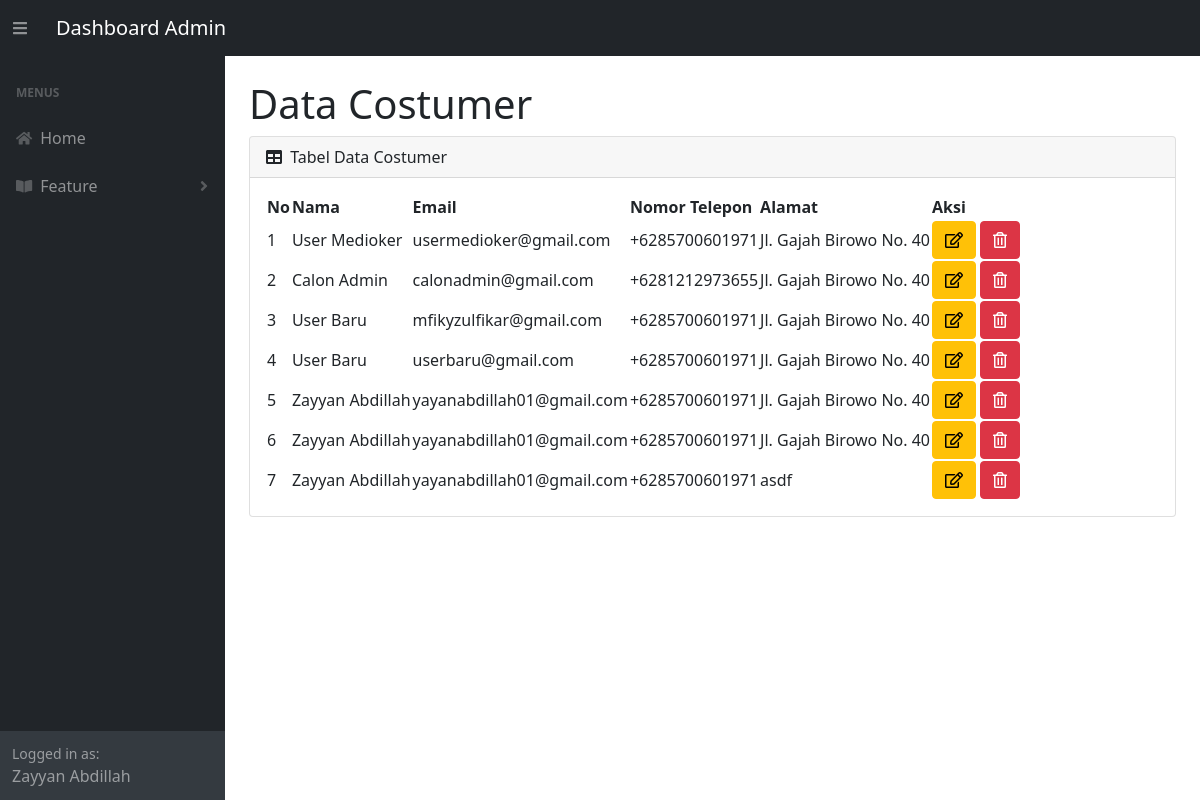
/public/dashboard/costumer (signed in), run on the app's committed database.
### tables this page shows
CREATE TABLE `user` (
  `id_user` int(11) NOT NULL,
  `fullname` varchar(100) NOT NULL,
  `email` varchar(50) NOT NULL,
  `password` varchar(255) NOT NULL,
  `phone` varchar(20) NOT NULL,
  `address` varchar(100) NOT NULL,
  `role` varchar(10) NOT NULL
);

### app/core/Controller.php (called while the page is built, shortened)
<?php
class Controller {
    public function view($view, $data = [])
    {
        require_once '../app/views/' . $view . '.php';
    }
    public function model($model)
    {
        return new $model;
    }
}

### app/controllers/Dashboard.php (called while the page is built, shortened)
<?php
class Dashboard extends Controller {
    public function costumer()
    {
        $data['judul'] = 'Dashboard Admin';
        $data['costumers'] = $this->model('User_model')->getcostumer();
        $data['user'] = $_SESSION['loginData'];
        $this->view('dashboard/costumer', $data);
    }
}

### app/core/App.php (called while the page is built, shortened)
<?php
class App {
    protected $method = 'index';
    protected $params = [];
    public function __construct()
    {
        $url = $this->parseURL();
        if ( file_exists('../app/controllers/' . $url[0] . '.php') ) {
            unset($url[0]);
        }
        $this->controller = new $this->controller;
        if ( isset($url[1]) ) {
            if ( method_exists($this->controller, $url[1]) ) {
                $this->method = $url[1];
            }
        }
        call_user_func_array([$this->controller, $this->method], $this->params);
    }
    public function parseURL() {
        if (isset($_GET['url'])) {
            $url = rtrim($_GET['url'], '/');
            $url = filter_var($url,FILTER_SANITIZE_URL);
            $url = explode('/', $url);
            return $url;
        }
    }
}

### public/index.php (called while the page is built, shortened)
<?php
$app = new App;

### app/core/Database.php (called while the page is built, shortened)
<?php
class Database {
    private $host = DB_HOST;
    private $user = DB_USER;
    private $pass = DB_PASS;
    private $dbname = DB_NAME;
    private $dbh;
    private $stmt;
    public function __construct()
    {
        $dsn = 'mysql:host=' . $this->host . ';dbname=' . $this->dbname;
        $option = [
            PDO::ATTR_PERSISTENT => true,
            PDO::ATTR_ERRMODE => PDO::ERRMODE_EXCEPTION
        ];
        try {
            $this->dbh = new PDO($dsn, $this->user, $this->pass, $option);
        } catch (PDOException $e) {
            die($e->getMessage());
        }
    }
    public function query($query)
    {
        $this->stmt = $this->dbh->prepare($query);
    }
    public function bind($param, $value, $type = null)
    {
        if ( is_null($type) ) {
            switch (true) {
                default :
                    $type = PDO::PARAM_STR;
            }
        }
        $this->stmt->bindValue($param, $value, $type);
    }
    public function execute()
    {
        $this->stmt->execute();
    }
    public function resultSet()
    {
        $this->execute();
        return $this->stmt->fetchAll(PDO::FETCH_ASSOC);
    }
}

### app/models/User_model.php (called while the page is built, shortened)
<?php
class User_model {
    private $table = 'user';
    private $db;
    public function __construct()
    {
        $this->db = new Database ;
    }
    public function getCostumer()
    {
        $this->db->query('SELECT * FROM ' . $this->table . ' WHERE role=:role');
        $this->db->bind('role', 'costumer');
        return $this->db->resultSet();
    }
}

### app/views/dashboard/costumer.php (the view, shortened to what this page needs)
<div id="layoutSidenav_content">
  <main>
    <div class="container-fluid px-4">
      <h1 class="mt-4">Data Costumer</h1>
      <div class="card mb-4">
        <div class="card-header">
          <i class="fas fa-table me-1"></i>
          Tabel Data Costumer
        </div>
          <div class="card-body">
              <table id="datatablesSimple">
                <thead>
                  <tr>
                    <th>No</th>
                    <th>Nama</th>
                    <th>Email</th>
                    <th>Nomor Telepon</th>
                    <th>Alamat</th>
                    <th>Aksi</th>
                  </tr>
                </thead>
                <tbody>
                  <?php $nomor = 1; foreach( $data['costumers'] as $costumer ) : ?>
                    <tr>
                      <td><?= $nomor ?></td>
                      <td><?= $costumer['fullname'] ?></td>
                      <td><?= $costumer['email'] ?></td>
                      <td><?= $costumer['phone'] ?></td>
                      <td><?= $costumer['address'] ?></td>
                      <td>
                          <button class="btn btn-warning">
                            <i class="far fa-edit"></i>
                          </button>
                          <button class="btn btn-danger">
                            <i class="far fa-trash-alt"></i>
                          </button>
                      </td>
                    </tr>
                  <?php $nomor++; endforeach; ?>
                </tbody>
              </table>
          </div>
      </div>
    </div>
  </main>
</div>

### data on the page
user: fullname "User Medioker", email "usermedioker@gmail.com", phone "+6285700601971", address "Jl. Gajah Birowo No. 40"
user: fullname "Calon Admin", email "calonadmin@gmail.com", phone "+6281212973655", address "Jl. Gajah Birowo No. 40"
user: fullname "User Baru", email "mfikyzulfikar@gmail.com", phone "+6285700601971", address "Jl. Gajah Birowo No. 40"
user: fullname "User Baru", email "userbaru@gmail.com", phone "+6285700601971", address "Jl. Gajah Birowo No. 40"
user: fullname "Zayyan Abdillah", email "yayanabdillah01@gmail.com", phone "+6285700601971", address "Jl. Gajah Birowo No. 40"
user: fullname "Zayyan Abdillah", email "yayanabdillah01@gmail.com", phone "+6285700601971", address "Jl. Gajah Birowo No. 40"
user: fullname "Zayyan Abdillah", email "yayanabdillah01@gmail.com", phone "+6285700601971", address "asdf"

### other printed values
$data['judul'] "Dashboard Admin"
$data['user']['name'] "Zayyan Abdillah"
